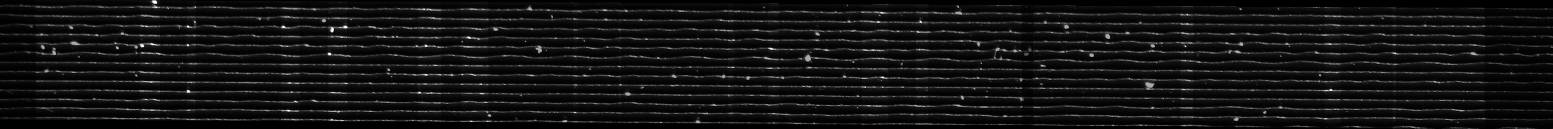
#> input picture artifacts/stitched_image.png, 6211 x 513 px (shown at 1/4 size)
$ python main.py   (older library calls are emulated)
#> lines starting #> are read from the running program, lines starting #| are printed output that depends on the picture; after the words box and inside, x2 and y2 are one past the last pixel; in counts of white or black regions, pixels touching at a corner belong together
### utils.py
import cv2
import numpy as np
import matplotlib.pyplot as plt
from collections import defaultdict
from scipy import signal
import pywav


def convert_gray_binary_image(gray_img):
    kernel = np.ones((5, 5), np.uint8)
    ret, bin_img = cv2.threshold(gray_img, 25, 255, cv2.THRESH_BINARY_INV)
    bin_img = cv2.erode(bin_img, kernel)
    return bin_img

def get_connected_components(img: np.ndarray, debug:bool=False):
    signals = defaultdict(list)

    bin_img = convert_gray_binary_image(img)
    if debug:
        plt.imshow(bin_img)

    # Apply the Component analysis function
    analysis = cv2.connectedComponentsWithStats(bin_img,
                                                4,
                                                cv2.CV_32S)
    (totalLabels, label_ids, values, centroid) = analysis

    # Initialize a new image to
    # store all the output components
    output = np.zeros(img.shape, dtype="uint8")
    lines_count = 0
    for i in range(1, totalLabels):
        area = values[i, cv2.CC_STAT_AREA]

        if (area > 5000):
            # Labels stores all the IDs of the components on the each pixel
            # It has the same dimension as the threshold
            # So we'll check the component
            # then convert it to 255 value to mark it white
            componentMask = (label_ids == i).astype("uint8") * 255
            data = (np.argmax(componentMask, axis=0) + img.shape[0] - np.argmax(componentMask[::-1], axis=0)) / 2
            # Creating the Final output mask
            output = cv2.bitwise_or(output, componentMask)
            if debug:
                plt.plot(data)
            signals[lines_count].append(data)
            lines_count += 1
    if debug:
        plt.show()

    return signals


def load_flipped_image(image_path):
    img = np.fliplr(cv2.cvtColor(cv2.imread(image_path),cv2.COLOR_BGR2GRAY))
    return img


corr_norm = signal.correlate(np.ones((480,640)), np.ones((480,640)), mode='full',method='fft')


# [47 lines left out: functions get_image_shifts, combine_signals, save_signal_as_wave, not called in this run]

### main.py
import cv2
import matplotlib.pyplot as plt
import numpy as np
import pywav
from pathlib import Path
from collections import defaultdict
from utils import get_connected_components

record_circumference_mm = 957.557
RPM = 100.0/3.0
RPS = RPM/60.0
camera_mm = 1.5
audio_t_sec = camera_mm/(record_circumference_mm*RPS)
freq_hz = 1/(audio_t_sec/640)
print(audio_t_sec)
kernel = np.ones((5, 5), np.uint8)


image_path = Path("artifacts")/"stitched_image.png"
img = cv2.imread(str(image_path))
#> img is the input picture: shape (513, 6211, 3); min 0, max 255, mean 19.3

signals = get_connected_components(img, True)
#> in convert_gray_binary_image, `ret, bin_img = cv2.threshold(gray_img, 25, 255, cv2.THRESH_BINARY_INV)`:
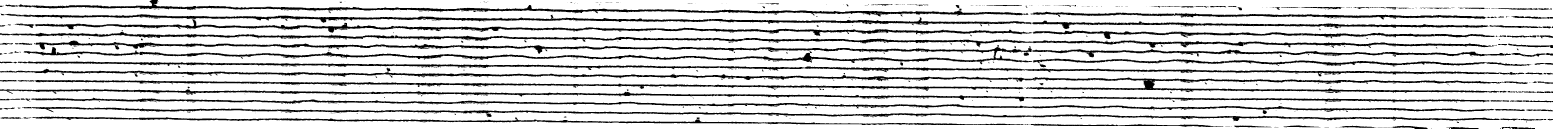
#> bin_img: shape (513, 6211, 3) (shown at 1/4 size); 81.6% white; 1258 black regions (1038 under 20 px), largest, box (x1, y1, x2, y2) and area: (21, 55, 4130, 143) 67595, (95, 162, 4129, 262) 63904, (0, 271, 6028, 372) 57325
#> in convert_gray_binary_image, `bin_img = cv2.erode(bin_img, kernel)`:
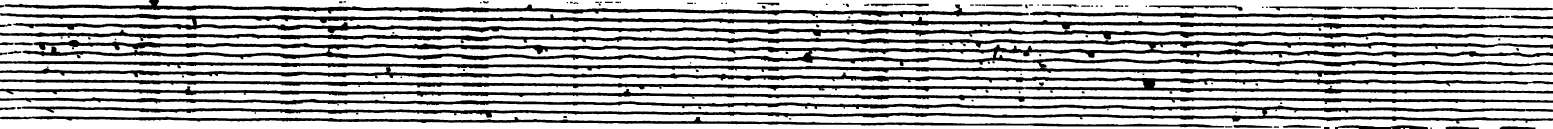
#> bin_img: shape (513, 6211, 3) (shown at 1/4 size); 68.5% white; 154 black regions (1 under 20 px), largest, box (x1, y1, x2, y2) and area: (0, 119, 6211, 374) 463900, (0, 53, 6211, 158) 163685, (0, 389, 6211, 494) 138583
#> (the run stopped early here; a loop or call above may not have finished)
